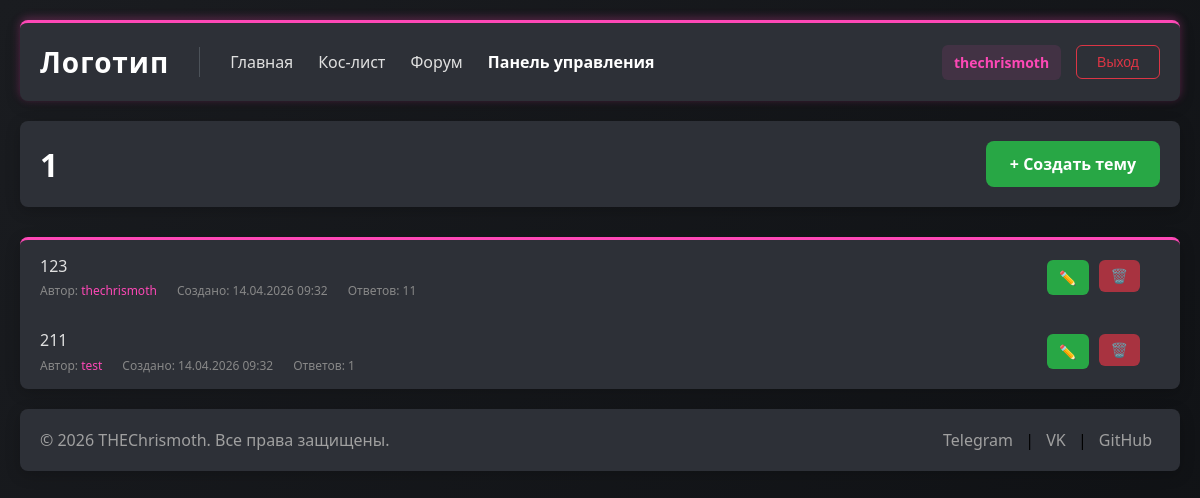
The app's page /subcategory/1/ (signed in) with its own data.
### forum/models.py (models this page shows, shortened)
class SubCategory(models.Model):
    title = models.CharField('Название подкатегории', max_length=100)
    slug = models.SlugField(unique=True)
    category = models.ForeignKey(
        Category,
        on_delete=models.CASCADE,
        related_name='subcategories',
        verbose_name='Категория'
    )
    require_auth = models.BooleanField(
        'Только для авторизованных',
        default=False,
        help_text='Если включено, подкатегорию видят только авторизованные пользователи'
    )
    view_groups = models.ManyToManyField(
        Group,
        blank=True,
        verbose_name='Группы с доступом',
        help_text='Оставьте пустым для доступа всем пользователям (с учетом require_auth)'
    )
    class Meta:
        verbose_name = 'Подкатегорию'
        verbose_name_plural = 'Подкатегории'
        ordering = ['category', 'title']
    def is_visible_to_user(self, user):
        if not self.category.is_visible_to_user(user):
            return False
        if user.is_superuser:
            return True

class Topic(models.Model):
    title = models.CharField('Название темы', max_length=100)
    slug = models.SlugField(unique=True, blank=True)
    author = models.ForeignKey(User, on_delete=models.CASCADE, related_name='topics')
    created_at = models.DateTimeField(auto_now_add=True)
    updated_at = models.DateTimeField(auto_now=True)
    subcategory = models.ForeignKey(
        SubCategory,
        on_delete=models.CASCADE,
        related_name='topics',
        verbose_name='Подкатегории'
    )
    class Meta:
        ordering = ['-updated_at']
        verbose_name = 'Тему'
        verbose_name_plural = 'Темы'

### forum/views.py (the view)
# urls.py: path('subcategory/<slug:slug>/', views.subcategory_detail, name='subcategory_detail'),
def subcategory_detail(request, slug):
    subcategory = get_object_or_404(SubCategory, slug=slug)
    if not subcategory.is_visible_to_user(request.user):
        raise PermissionDenied("У вас нет доступа к этой подкатегории")
    context = {'subcategory': subcategory}
    return render(request, 'forum/subcategory_detail.html', context)

### forum/models.py (called while the page is built, shortened)
    def is_visible_to_user(self, user):
        if user.is_superuser:
            return True

### templates/forum/subcategory_detail.html (shortened to what this page needs)
{% extends 'base.html' %}
{% load static %}
{% block extra_css %}
    <link rel="stylesheet" href="{% static 'forum/css/subcategory.css' %}">
{% endblock %}
{% block content %}
<div class="subcategory-forum-container">
    <div class="subcategory-header">
        <h1 class="subcategory-title-main">{{ subcategory.title }}</h1>
        <a href="{% url 'topic_create' slug=subcategory.slug %}" class="btn-create-topic">+ Создать тему</a>
    </div>
    <div class="topics-block">
        <div class="topics-container">
            {% if subcategory.topics.all %}
                <ul class="topics-list">
                    {% for topic in subcategory.topics.all %}
                        <li class="topic-list-item">
                            <div class="topic-card">
                                <div class="topic-info">
                                    <a href="{% url 'topic_detail' slug=topic.slug %}" class="topic-title-link">
                                        <span class="topic-title">{{ topic.title }}</span>
                                    </a>
                                    <div class="topic-meta">
                                        <span>Автор: <a href="{% url 'profile_view' username=topic.author.username %}" class="topic-author-link">{{ topic.author.username }}</a></span>
                                        <span>Создано: {{ topic.created_at|date:"d.m.Y H:i" }}</span>
                                        <span>Ответов: {{ topic.posts.count }}</span>
                                    </div>
                                </div>
                            </div>
                            {% if user == topic.author or user.is_superuser %}
                                <div class="topic-actions">
                                    <a href="{% url 'topic_edit' slug=topic.slug %}" class="btn-edit-topic-list" title="Редактировать тему">✏️</a>
                                    <form method="post" action="{% url 'topic_delete' slug=topic.slug %}" class="topic-delete-form">
                                        <button type="submit" class="btn-delete-topic-list" title="Удалить тему">🗑️</button>
                                    </form>
                                </div>
                            {% endif %}
                        </li>
                    {% endfor %}
                </ul>
            {% else %}
                <div class="no-topics">
                    В этой подкатегории пока нет тем
                </div>
            {% endif %}
        </div>
    </div>
</div>
{% endblock %}

### templates/base.html (shortened to what this page needs)
{% load static %}
<!DOCTYPE html>
<html>
<head>
    <link rel="stylesheet" href="{% static 'css/style.css' %}">
    {% block extra_css %}{% endblock %}
</head>
<body>
    <header>
        <div class="container">
            <div class="header-left">
                <h1><a href="/">Логотип</a></h1>
                <nav>
                    <a href="/">Главная</a>
                    <a href="/koslist">Кос-лист</a>
                    <a href="/forum/">Форум</a>
                    {% if user.is_superuser %}
                        <a href="/admin/" class="admin-link">Панель управления</a>
                    {% endif %}
                </nav>
            </div>
            <div class="header-right">
                {% if user.is_authenticated %}
                    <div class="user-menu">
                        <a href="{% url 'profile_view' username=user.username %}" class="profile-link">{{ user.username }}</a>
                        <form method="post" action="{% url 'logout' %}" class="logout-form">
                            <button type="submit" class="logout-btn">Выход</button>
                        </form>
                    </div>
                {% else %}
                    <div class="auth-buttons">
                        <a href="{% url 'register' %}" class="register-btn">Регистрация</a>
                        <a href="{% url 'login' %}" class="login-btn">Вход</a>
                    </div>
                {% endif %}
            </div>
        </div>
    </header>
    <main>
        <div class="container">
            {% block content %}
            {% endblock %}
        </div>
    </main>
    <footer>
        <div class="container">
            <p>© 2026 THEChrismoth. Все права защищены.</p>
            <div class="social-links">
                <a href="#">Telegram</a> |
                <a href="#">VK</a> |
                <a href="#">GitHub</a>
            </div>
        </div>
    </footer>
</body>
</html>

### static/css/style.css (style rules this page uses)
* { margin: 0; padding: 0; box-sizing: border-box; }
body { font-family: 'Segoe UI', Tahoma, Geneva, Verdana, sans-serif; background: linear-gradient(135deg, #1a1c20 0%, #0f1114 100%); min-height: 100vh; display: flex; flex-direction: column; align-items: center; padding: 20px; }
.container { max-width: 1600px; margin: 0 auto; padding: 0 20px; }
header { background: #2D3037; border-radius: 8px; margin-bottom: 20px; padding: 20px 0; border-top: 3px solid #FD48B6; box-shadow: 0 -2px 10px rgba(253, 72, 182, 0.3), 0 4px 15px rgba(0, 0, 0, 0.2); transition: all 0.3s ease; width: 100%; max-width: 1600px; }
header .container { display: flex; justify-content: space-between; align-items: center; flex-wrap: wrap; gap: 20px; }
header h1 { color: #ffffff; font-size: 28px; letter-spacing: 1px; }
header h1 a { color: #ffffff; text-decoration: none; }
header nav { display: flex; gap: 25px; }
header nav a { color: #e0e0e0; text-decoration: none; font-weight: 500; transition: color 0.3s ease; }
main { background: rgba(45, 48, 55, 0.6); border-radius: 8px; padding: 30px 0; margin-bottom: 20px; backdrop-filter: blur(10px); width: 100%; max-width: 1600px; }
footer { background: #2D3037; border-radius: 8px; padding: 20px 0; width: 100%; max-width: 1600px; box-shadow: 0 4px 15px rgba(0, 0, 0, 0.2); margin-top: 20px; }
footer .container { display: flex; justify-content: space-between; align-items: center; flex-wrap: wrap; gap: 15px; padding: 0 20px; }
footer p { color: #a0a0a0; }
footer .social-links a { color: #a0a0a0; text-decoration: none; margin: 0 8px; transition: color 0.3s ease; }
.header-left { display: flex; align-items: center; gap: 30px; }
.header-right { display: flex; align-items: center; }
.profile-link { color: #FD48B6; font-weight: 600; font-size: 14px; padding: 8px 12px; border-radius: 6px; background: rgba(253, 72, 182, 0.1); text-decoration: none; transition: all 0.3s ease; }
.user-menu { display: flex; align-items: center; gap: 15px; }
.logout-form { margin: 0; }
.logout-btn { background: transparent; color: #dc3545; border: 1px solid #dc3545; padding: 8px 20px; border-radius: 6px; cursor: pointer; font-weight: 500; font-size: 14px; transition: all 0.3s ease; }
.admin-link { color: #ffffff !important; font-weight: 600; }

### records on screen
SubCategory: title "1"
Topic: title "123", author.username "thechrismoth", created_at "14.04.2026 09:32", posts.count "11"
Topic: title "211", author.username "test", created_at "14.04.2026 09:32", posts.count "1"

### other values on screen
{{ user.username }} "thechrismoth"
